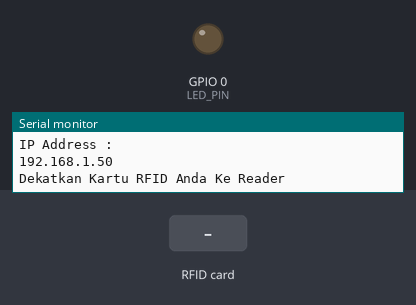
The sketch below on a simulated ESP8266 (NodeMCU). Parts: output pins drawn as LEDs (lit = HIGH), the last lines printed to the serial monitor. Inputs (shaded band) come from the test bench. WiFi joins after 1.5 s; servers stay silent unless stated; uploads are accepted with an empty reply.

Above: at 2.7 s.
2.8 s: RFID card 5E 7A 19 C4 held to the reader
At 3.9 s:
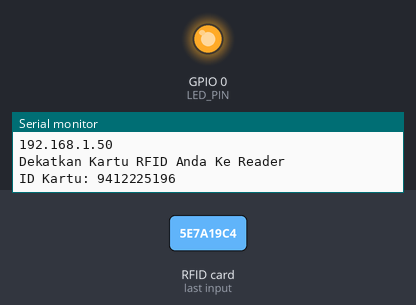
Timing chart, 0 to 5.8 s (numbered marks = the images above; inputs shaded):
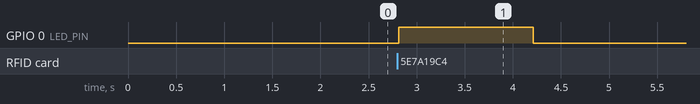

The sketch:

AbsensiRFID.ino
```cpp
#include <SPI.h>
#include <MFRC522.h>

#include <ESP8266HTTPClient.h>
#include <ESP8266WiFi.h>

const char* ssid = "BenPan";
const char* password = "capsamal3m";

const char* host = "192.168.18.13";
#define LED_PIN 0 //D3
#define SDA_PIN 4 //D2
#define RST_PIN 5 //D1

MFRC522 mfrc522(SDA_PIN, RST_PIN);

void setup() {
  Serial.begin(9600);

  WiFi.hostname("NodeMCU");
  WiFi.begin(ssid, password);

  while (WiFi.status() != WL_CONNECTED) {
    delay(500);
    Serial.println(".");
  }

  Serial.println("Wifi Connected");
  Serial.println("IP Address : ");
  Serial.println(WiFi.localIP());

  pinMode(LED_PIN, OUTPUT);
  SPI.begin();
  mfrc522.PCD_Init();
  Serial.println("Dekatkan Kartu RFID Anda Ke Reader");
  Serial.println();
}

void loop() {
  digitalWrite(LED_PIN, LOW);
  String Link;


  if (!mfrc522.PICC_IsNewCardPresent())
    return;

  if (!mfrc522.PICC_ReadCardSerial())
    return;

  String IDTAG = "";
  for (byte i = 0; i < mfrc522.uid.size; i++) {
    IDTAG += mfrc522.uid.uidByte[i];
  }

  Serial.print("ID Kartu: ");
Serial.println(IDTAG);

  digitalWrite(LED_PIN, HIGH);

  WiFiClient client;
  const int httpPort = 80;
  if(!client.connect(host, httpPort)){
    Serial.println("Connection Failed");
    return;
  }

  HTTPClient http;
  Link = "http://192.168.18.13/Web/PrakWeb/Project_IOT/kirimkartu.php?nokartu=" + IDTAG;

  if (!http.begin(client, Link)) {
    Serial.println("Connection Failed");
    return;
  }

  int httpCode = http.GET();
  String payload = http.getString();
  Serial.println(payload);
  http.end();

  delay(1000);
}
```

Measured:
- after the input at 2.8 s, GPIO 0 (LED_PIN): LOW → HIGH at once, → LOW 1.4 s later
